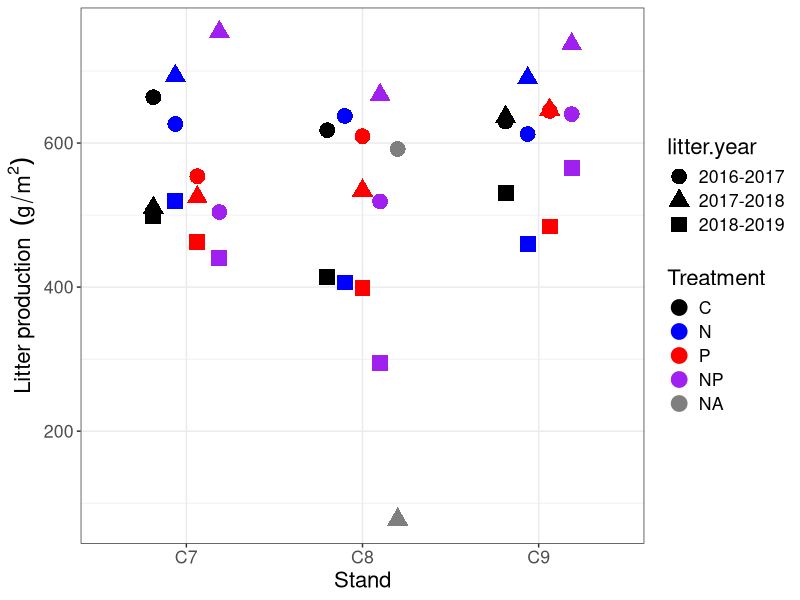

This figure's R source: (Note: this script raises an error after producing the figure.)


b<-read.csv("Data/data.for.alex.csv")


head(b)


b$Treatment<-factor(b$Treatment, levels=c("C","N","P","NP"))

library(ggplot2)

ggplot(b, aes(x=Stand, y=plot.avg, shape=litter.year,col=Treatment, group=Treatment))+
  geom_point(aes(group=Treatment),size=5, position =position_dodge(width=.5), stat="identity")+
  scale_color_manual(values=c("black","blue","red","purple"))+theme_bw()+
  labs(y = bquote('Litter production '~(g/m^2)))+ theme(text=element_text(size=16))


library(patchwork)
library(ggpubr)

ggarrange(n,p,common.legend=T, nrow=2, legend="bottom")

n+p